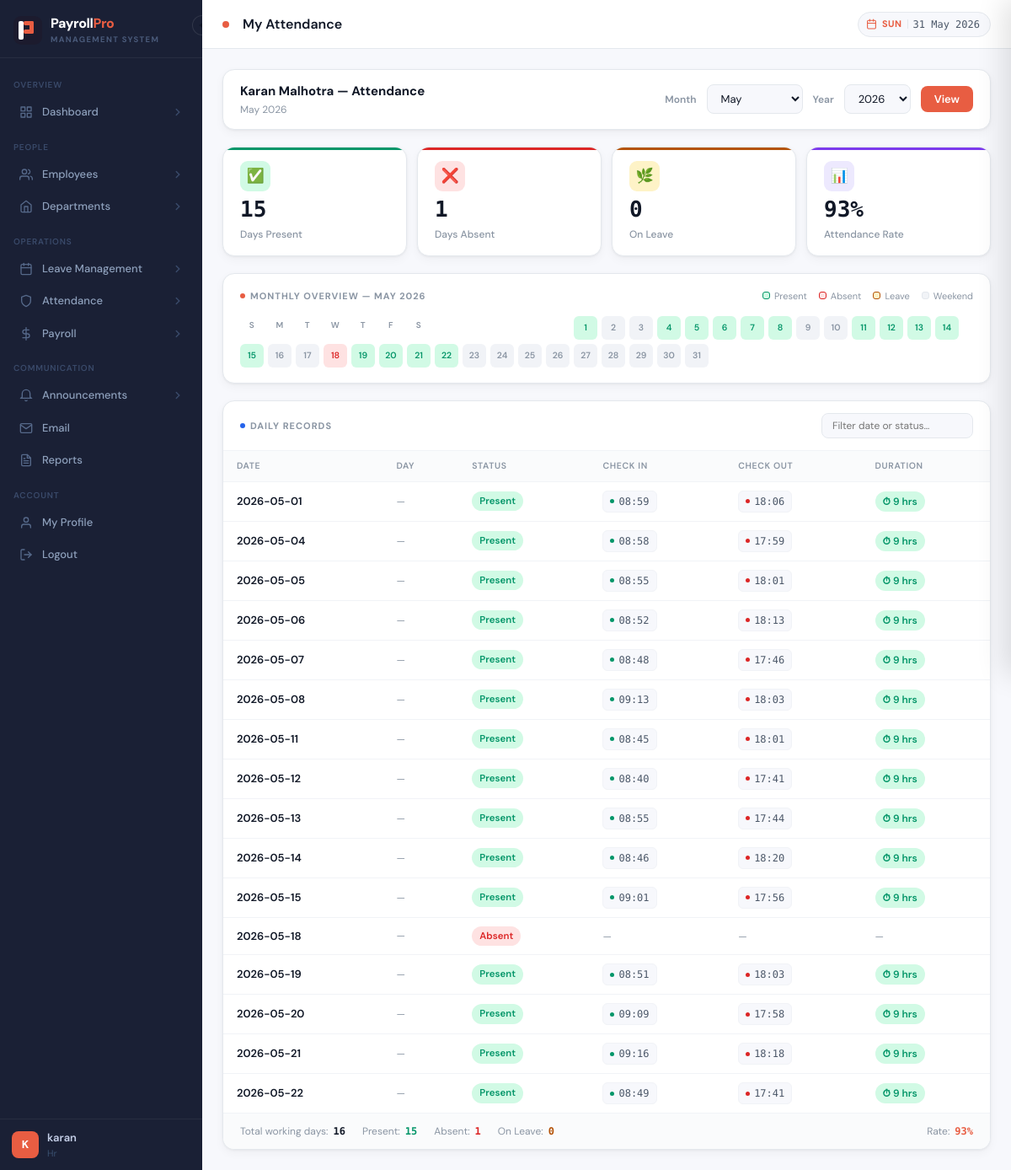
The app's page /my-attendance (signed in), older data.
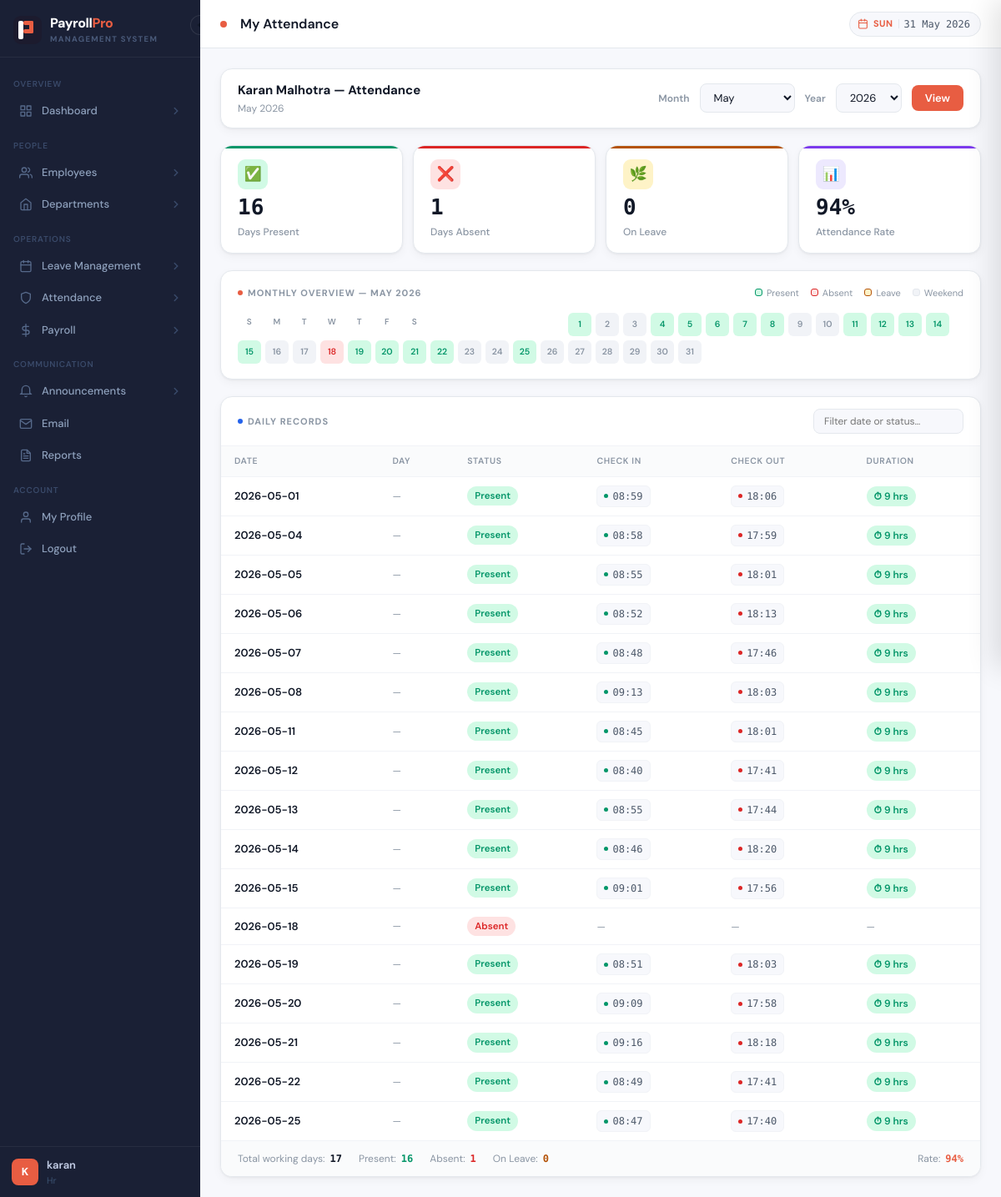
The same page, newer data.
### tables this page shows
CREATE TABLE attendance (
        attendance_id INTEGER PRIMARY KEY AUTOINCREMENT,
        employee_id INTEGER, date TEXT, status TEXT,
        check_in TEXT, check_out TEXT
    );

### app.py (the view)
@app.route("/my-attendance")
@login_required
def my_attendance():
    emp_id = session.get("employee_id")
    if not emp_id:
        return render_template("my_dashboard.html", emp=None, att=None, cl=None,
                               perf=None, payroll=None, anns=[])
    month = int(request.args.get("month", datetime.date.today().month))
    year  = int(request.args.get("year",  datetime.date.today().year))
    conn  = get_connection()
    emp   = conn.execute("SELECT name FROM employees WHERE employee_id=?", (emp_id,)).fetchone()
    records = conn.execute("""
        SELECT date, status, check_in, check_out FROM attendance
        WHERE employee_id=? AND strftime('%m',date)=? AND strftime('%Y',date)=?
        ORDER BY date
    """, (emp_id, f"{month:02d}", str(year))).fetchall()
    summary = conn.execute("""
        SELECT SUM(CASE WHEN status='Present' THEN 1 ELSE 0 END) as present,
               SUM(CASE WHEN status='Absent'  THEN 1 ELSE 0 END) as absent,
               SUM(CASE WHEN status='Leave'   THEN 1 ELSE 0 END) as on_leave,
               COUNT(*) as total
        FROM attendance WHERE employee_id=?
        AND strftime('%m',date)=? AND strftime('%Y',date)=?
    """, (emp_id, f"{month:02d}", str(year))).fetchone()
    conn.close()
    months = list(calendar.month_name)[1:]
    years  = list(range(2020, datetime.date.today().year + 1))
    return render_template("my_attendance.html", emp=emp, records=records,
                           summary=summary, month=month, year=year,
                           months=months, years=years,
                           month_name=calendar.month_name[month])

### app.py (called while the page is built)
def login_required(f):
    from functools import wraps
    @wraps(f)
    def decorated(*args, **kwargs):
        if "user_id" not in session:
            return redirect(url_for("login"))
        return f(*args, **kwargs)
    return decorated

@app.context_processor
def inject_globals():
    return {"now": datetime.date.today(), "calendar": calendar}

### database.py (called while the page is built)
def get_db_path(username=None):
    DEMO_USERS = {"admin", "hr", "amit"}
    if username is None:
        try:
            from flask import session
            username = session.get("db_owner") or session.get("username", "")
        except RuntimeError:
            return DEMO_DB
    if not username or username.lower() in DEMO_USERS:
        return DEMO_DB
    safe = "".join(c for c in username.lower() if c.isalnum() or c == "_")
    return os.path.join(BASE_DIR, f"payroll_{safe}.db")

def get_connection(username=None):
    db_path = get_db_path(username)
    conn = sqlite3.connect(db_path, timeout=30, check_same_thread=False)
    conn.row_factory = sqlite3.Row
    conn.execute("PRAGMA foreign_keys = ON")
    conn.execute("PRAGMA journal_mode = WAL")
    return conn

### templates/my_attendance.html (shortened to what the changed rows need)
{% extends "base.html" %}
{% block page_title %}My Attendance{% endblock %}
{% block content %}
{% if emp or records is defined %}
<div class="at-page">
  <div class="at-filter">
    <div>
      <div class="at-filter-title">{{ emp.name if emp else '' }} — Attendance</div>
      <div class="at-filter-sub">{{ month_name }} {{ year }}</div>
    </div>
    <div class="at-filter-left">
      <span class="at-filter-label">Month</span>
      <form method="GET" id="attForm" style="display:contents;">
        <select name="month" class="at-sel" onchange="document.getElementById('attForm').submit()">
          {% for m in months %}
          <option value="{{ loop.index }}" {% if loop.index==month %}selected{% endif %}>{{ m }}</option>
          {% endfor %}
        </select>
        <span class="at-filter-label">Year</span>
        <select name="year" class="at-sel" onchange="document.getElementById('attForm').submit()">
          {% for y in years %}
          <option value="{{ y }}" {% if y==year %}selected{% endif %}>{{ y }}</option>
          {% endfor %}
        </select>
        <button type="submit" class="btn btn-primary" style="padding:7px 16px;">View</button>
      </form>
    </div>
  </div>
  <div class="at-stats">
    <div class="stat-card at-sg">
      <div class="stat-icon">✅</div>
      <div class="stat-value">{{ summary.present or 0 }}</div>
      <div class="stat-label">Days Present</div>
    </div>
    <div class="stat-card at-sr">
      <div class="stat-icon">❌</div>
      <div class="stat-value">{{ summary.absent or 0 }}</div>
      <div class="stat-label">Days Absent</div>
    </div>
    <div class="stat-card at-sa">
      <div class="stat-icon">🌿</div>
      <div class="stat-value">{{ summary.on_leave or 0 }}</div>
      <div class="stat-label">On Leave</div>
    </div>
    <div class="stat-card at-sp">
      <div class="stat-icon">📊</div>
      <div class="stat-value">
        {% if summary.total and summary.total > 0 %}
          {{ ((summary.present / summary.total) * 100) | int }}%
        {% else %}—{% endif %}
      </div>
      <div class="stat-label">Attendance Rate</div>
    </div>
  </div>
  {% if records %}
  <div class="at-calendar-wrap">
    <div class="at-cal-hd">
      <div class="at-cal-title">
        <span class="at-cal-dot"></span>Monthly Overview — {{ month_name }} {{ year }}
      </div>
      <div class="at-cal-legend">
        <div class="at-leg-item"><span class="at-leg-dot" style="background:var(--green-bg);border:1px solid var(--green);"></span>Present</div>
        <div class="at-leg-item"><span class="at-leg-dot" style="background:var(--red-bg);border:1px solid var(--red);"></span>Absent</div>
        <div class="at-leg-item"><span class="at-leg-dot" style="background:var(--amber-bg);border:1px solid var(--amber);"></span>Leave</div>
        <div class="at-leg-item"><span class="at-leg-dot" style="background:var(--border-light);border:1px solid var(--border);"></span>Weekend</div>
      </div>
    </div>
    <div class="at-cal-grid" id="calGrid"></div>
  </div>
  {% endif %}
  <div class="at-table-card">
    <div class="at-table-hd">
      <div class="at-table-title">
        <span class="at-table-dot" style="background:var(--blue);"></span>
        Daily Records
      </div>
      <input type="text" class="at-search" placeholder="Filter date or status…" id="attSearch">
    </div>
    <table class="at-tbl" id="attTable">
      <thead>
        <tr>
          <th>Date</th>
          <th>Day</th>
          <th>Status</th>
          <th>Check In</th>
          <th>Check Out</th>
          <th>Duration</th>
        </tr>
      </thead>
      <tbody>
        {% for r in records %}
        {% set dow = r.date | string %}
        <tr class="at-row {{ 'at-row-weekend' if r.status == 'Weekend' else '' }}" data-search="{{ r.date }} {{ r.status }}">
          <td>
            <div class="at-date-cell">
              <span class="at-date-main">{{ r.date }}</span>
            </div>
          </td>
          <td style="color:var(--text-3);font-size:12px;">—</td>
          <td>
            <span class="badge badge-{{ 'green' if r.status=='Present' else ('orange' if r.status=='Leave' else 'red') }}">
              {{ r.status }}
            </span>
          </td>
          <td>
            {% if r.check_in %}
            <span class="at-time">
              <span class="at-time-dot" style="background:var(--green);"></span>
              {{ r.check_in }}
            </span>
            {% else %}
            <span style="color:var(--text-3);font-size:12px;">—</span>
            {% endif %}
          </td>
          <td>
            {% if r.check_out %}
            <span class="at-time">
              <span class="at-time-dot" style="background:var(--red);"></span>
              {{ r.check_out }}
            </span>
            {% else %}
            <span style="color:var(--text-3);font-size:12px;">—</span>
            {% endif %}
          </td>
          <td>
            {% if r.check_in and r.check_out %}
            <span class="at-hrs">⏱ 9 hrs</span>
            {% else %}
            <span style="color:var(--text-3);font-size:12px;">—</span>
            {% endif %}
          </td>
        </tr>
        {% else %}
        <tr><td colspan="6" class="empty-row">No attendance records for this month.</td></tr>
        {% endfor %}
      </tbody>
    </table>
    <div class="at-footer">
      <div class="at-footer-item">
        Total working days: <span class="at-footer-val">{{ summary.total or 0 }}</span>
      </div>
      <div class="at-footer-item">
        Present: <span class="at-footer-val" style="color:var(--green);">{{ summary.present or 0 }}</span>
      </div>
      <div class="at-footer-item">
        Absent: <span class="at-footer-val" style="color:var(--red);">{{ summary.absent or 0 }}</span>
      </div>
      <div class="at-footer-item">
        On Leave: <span class="at-footer-val" style="color:var(--amber);">{{ summary.on_leave or 0 }}</span>
      </div>
      {% if summary.total and summary.total > 0 %}
      <div class="at-footer-item" style="margin-left:auto;">
        Rate: <span class="at-footer-val" style="color:var(--brand);">{{ ((summary.present / summary.total) * 100) | int }}%</span>
      </div>
      {% endif %}
    </div>
  </div>
</div>
{% endif %}
{% endblock %}

Row changes from the older to the newer data that the page shows:
added attendance: date "2026-05-25", status "Present", check_in "08:47", check_out "17:40", shows "⏱ 9 hrs"
Text that changed along with them:
{{ summary.present or 0 }}: "15" → "16"
{{ ((summary.present / summary.total) * 100) | int }}: "93" → "94"
{{ summary.total or 0 }}: "16" → "17"
